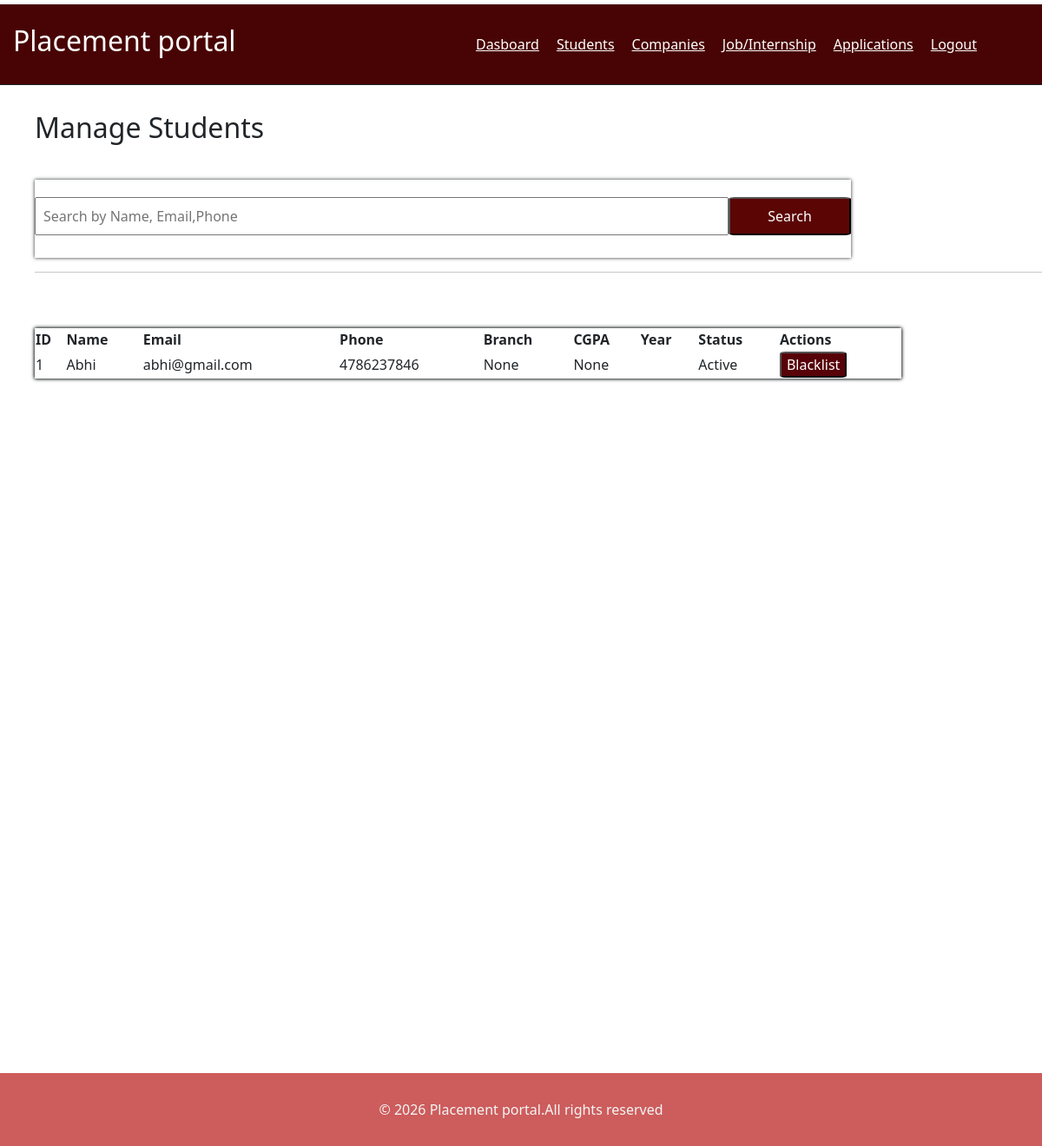
The page /admin/student on the database as committed earlier.
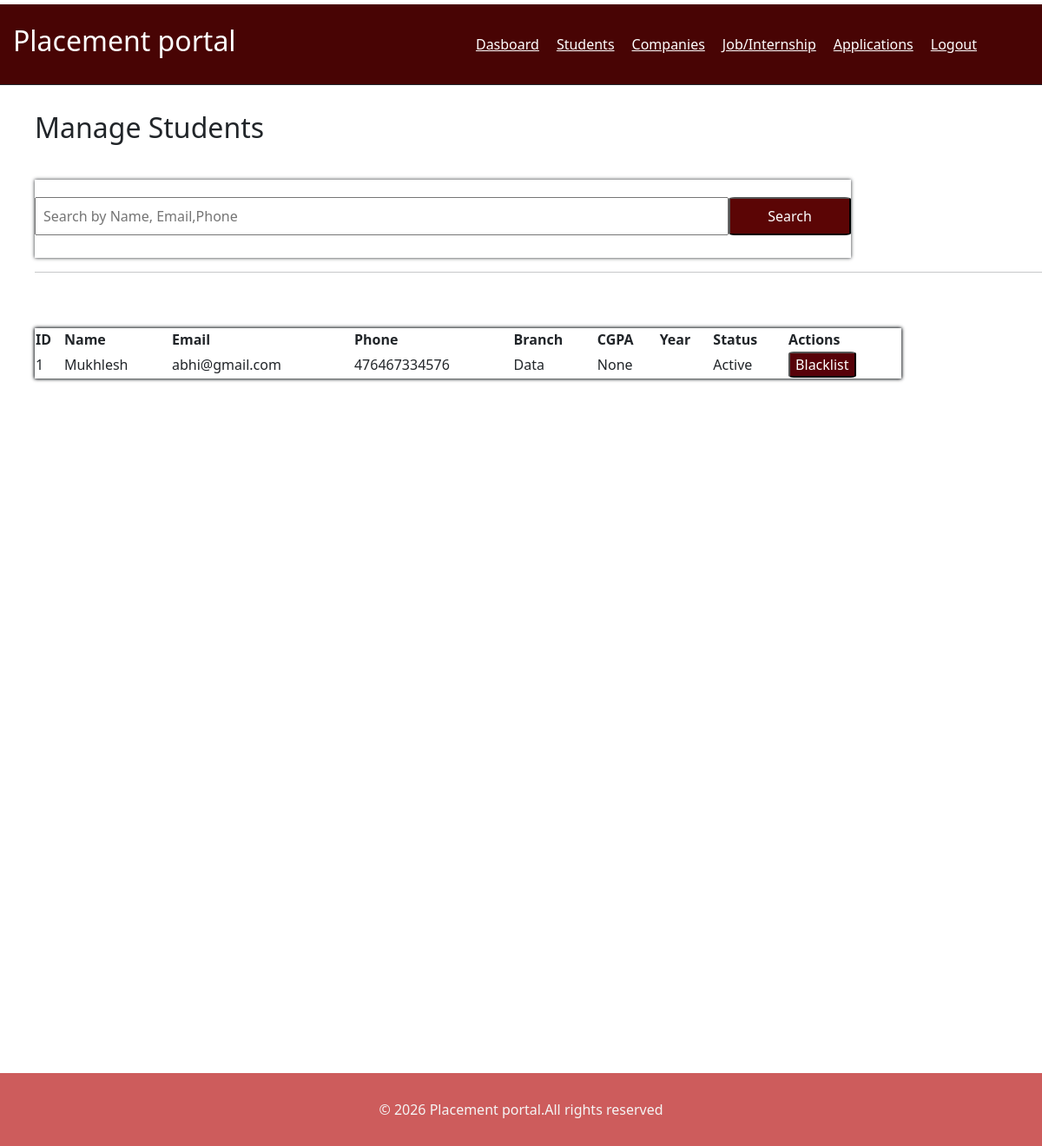
The same page on the database as committed later.
### controller/database.py (models this page shows)
class students(db.Model):
    id=db.Column(db.Integer,primary_key=True)
    name=db.Column(db.String(200),nullable=False)
    email=db.Column(db.String(200),nullable=False)
    password=db.Column(db.String(200),nullable=False)
    phone=db.Column(db.String(20),nullable=False)
    branch=db.Column(db.String(100))
    cgpa=db.Column(db.Float)
    graduation_year=db.Column(db.Integer)
    resume=db.Column(db.String(200))
    role_id = db.Column(db.Integer, db.ForeignKey('roles.id'), nullable=False)
    status=db.Column(db.Boolean,default=True)
    applications=db.relationship('application', backref='student' , cascade='all,delete-orphan')

### app.py (the view)
@app.route("/admin/student")
def admin_student():
    search=request.args.get('search')
    if search:
        student=students.query.filter(
            (students.name.contains(search))|
            (students.email.contains(search))|
            (students.phone.contains(search))
        ).all()
    else:
        student=students.query.all()
    return render_template("admin/students.html", student=student)

### templates/Admin/students.html (shortened to what this page needs)
{% extends "base.html" %}
    {%block navbar %}
     <div class="sdash">
        <a href="{{url_for('admin_dashboard',role=role)}}"> Dasboard</a>
        <a href="{{url_for('admin_student',role=role)}}"> Students</a>
        <a href="{{url_for('admin_company',role=role)}}"> Companies</a>
        <a href="{{url_for('admin_internship',role=role)}}"> Job/Internship</a>
        <a href="{{url_for('admin_application',role=role)}}"> Applications</a>
        <a href="{{url_for('home',role=role)}}"> Logout</a>
     </div>
     {% endblock %}
{% block content %}
<div class="a">
   <div class="sq">
      <h2>Manage Students</h2>
   </div>
   <div class="scontainer">
      <div class="ssearch">
      <form method="GET" action="{{url_for('admin_student')}}">
         <input type="text" name="search" placeholder="Search by Name, Email,Phone">
         <button type="submit">Search</button>
      </form>
      </div>
   </div>
<hr>
   <br><br>
   <div class="rcontainer">
      <div class="sresult" >
      <table class="srresult">
         <tr>
            <th>ID</th>
            <th>Name</th>
            <th>Email</th>
            <th>Phone</th>
            <th>Branch</th>
            <th>CGPA</th>
            <th>Year</th>
            <th>Status</th>
            <th>Actions</th>
         </tr>
            {% for s in student %}
               <tr>
                  <td>{{ s.id }} </td>
                  <td>{{ s.name }}</td>
                  <td>{{ s.email }}</td>
                  <td>{{ s.phone }}</td>
                  <td>{{ s.branch }}</td>
                  <td>{{ s.cgpa }}</td>
                  <td>{{ s.year }}</td>
                  <td>{% if s.status==True%}
                     Active
                     {% else %}
                     Block
                     {% endif %}
                  </td>
                  <td>
                     {% if s.status==True%}
                     <a href="{{url_for('block_student',id=s.id)}}"><button class="blockbtn">Blacklist</button></a>
                     {% else %}
                     <a href="{{url_for('unblock_student',id=s.id)}}"><button class="blockbtn">Unblacklist</button></a>
                     {% endif %}
                  </td>
               </tr>
            {% endfor %}
      </table>
   </div>
   </div>
</div>
{% endblock %}

Rows that differ between the two databases and show on the page:
changed students "abhi@gmail.com": name "Abhi" → "Mukhlesh"; phone "4786237846" → "476467334576"; branch "None" → "Data"
